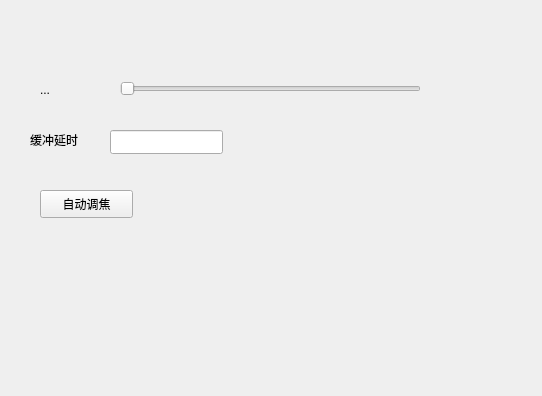
<?xml version="1.0" encoding="UTF-8"?>
<ui version="4.0">
 <class>FocusLensForm</class>
 <widget class="QWidget" name="FocusLensForm">
  <property name="geometry">
   <rect>
    <x>0</x>
    <y>0</y>
    <width>542</width>
    <height>396</height>
   </rect>
  </property>
  <property name="windowTitle">
   <string>Form</string>
  </property>
  <widget class="QSlider" name="adjVal">
   <property name="geometry">
    <rect>
     <x>120</x>
     <y>80</y>
     <width>301</width>
     <height>18</height>
    </rect>
   </property>
   <property name="maximum">
    <number>1024</number>
   </property>
   <property name="singleStep">
    <number>1</number>
   </property>
   <property name="pageStep">
    <number>50</number>
   </property>
   <property name="orientation">
    <enum>Qt::Horizontal</enum>
   </property>
  </widget>
  <widget class="QLabel" name="curVal">
   <property name="geometry">
    <rect>
     <x>40</x>
     <y>80</y>
     <width>69</width>
     <height>19</height>
    </rect>
   </property>
   <property name="text">
    <string>...</string>
   </property>
  </widget>
  <widget class="QPushButton" name="AutoAdj">
   <property name="geometry">
    <rect>
     <x>40</x>
     <y>190</y>
     <width>93</width>
     <height>28</height>
    </rect>
   </property>
   <property name="text">
    <string>自动调焦</string>
   </property>
  </widget>
  <widget class="QLabel" name="label">
   <property name="geometry">
    <rect>
     <x>30</x>
     <y>130</y>
     <width>69</width>
     <height>19</height>
    </rect>
   </property>
   <property name="text">
    <string>缓冲延时</string>
   </property>
  </widget>
  <widget class="QLineEdit" name="dms">
   <property name="geometry">
    <rect>
     <x>110</x>
     <y>130</y>
     <width>113</width>
     <height>24</height>
    </rect>
   </property>
  </widget>
 </widget>
 <resources/>
 <connections/>
</ui>
